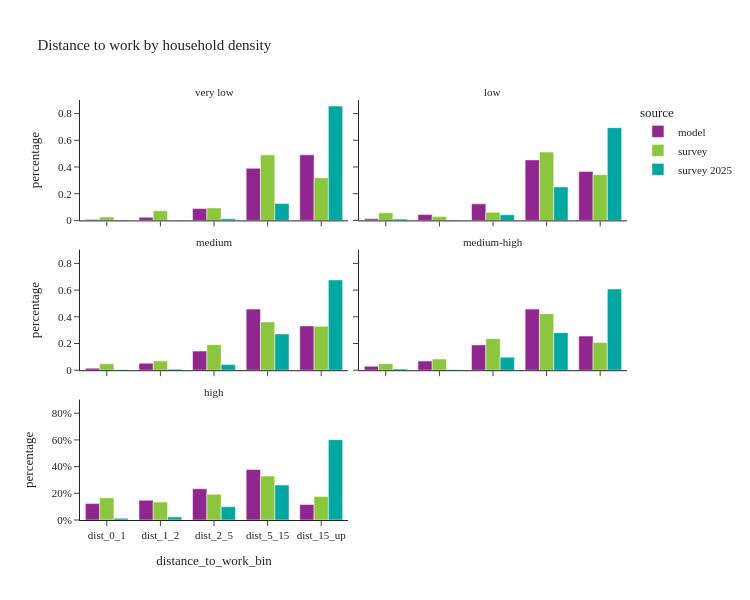

Notebook code for this chart:
### Markdown cell above
- Household density represents the household density of a person's home location

### Code cell
util.plot_share_facetbar(per_data, 'person_weight', share_col="distance_to_work_bin", title="Distance to work by household density", 
                            facet_col="log_hh_1_group", facet_col_wrap=2, height=600, orientation='v')

### Figure 1 — Plotly figure (JSON) as saved in the notebook; plotly's stock layout.template omitted (floating-point values rounded to 4 significant figures)
{"data": [{"alignmentgroup": "True", "customdata": [[1682], [5768], [21768], [96071], [120926]], "hovertemplate": "source=model<br>log_hh_1_group=very low<br>distance_to_work_bin=%{x}<br>percentage=%{y}<br>sample_size=%{customdata[0]}<extra></extra>", "legendgroup": "model", "marker": {"color": "#91268F", "pattern": {"shape": ""}}, "name": "model", "offsetgroup": "model", "orientation": "v", "showlegend": true, "textposition": "auto", "type": "bar", "x": ["dist_0_1", "dist_1_2", "dist_2_5", "dist_5_15", "dist_15_up"], "xaxis": "x5", "y": [0.006831, 0.02343, 0.08841, 0.3902, 0.4911], "yaxis": "y5"}, {"alignmentgroup": "True", "customdata": [[3038], [11410], [32312], [118113], [95703]], "hovertemplate": "source=model<br>log_hh_1_group=low<br>distance_to_work_bin=%{x}<br>percentage=%{y}<br>sample_size=%{customdata[0]}<extra></extra>", "legendgroup": "model", "marker": {"color": "#91268F", "pattern": {"shape": ""}}, "name": "model", "offsetgroup": "model", "orientation": "v", "showlegend": false, "textposition": "auto", "type": "bar", "x": ["dist_0_1", "dist_1_2", "dist_2_5", "dist_5_15", "dist_15_up"], "xaxis": "x6", "y": [0.01166, 0.04379, 0.124, 0.4533, 0.3673], "yaxis": "y6"}, {"alignmentgroup": "True", "customdata": [[7828], [27686], [75558], [241385], [175074]], "hovertemplate": "source=model<br>log_hh_1_group=medium<br>distance_to_work_bin=%{x}<br>percentage=%{y}<br>sample_size=%{customdata[0]}<extra></extra>", "legendgroup": "model", "marker": {"color": "#91268F", "pattern": {"shape": ""}}, "name": "model", "offsetgroup": "model", "orientation": "v", "showlegend": false, "textposition": "auto", "type": "bar", "x": ["dist_0_1", "dist_1_2", "dist_2_5", "dist_5_15", "dist_15_up"], "xaxis": "x3", "y": [0.01484, 0.05248, 0.1432, 0.4576, 0.3319], "yaxis": "y3"}, {"alignmentgroup": "True", "customdata": [[14261], [33586], [92954], [224619], [125268]], "hovertemplate": "source=model<br>log_hh_1_group=medium-high<br>distance_to_work_bin=%{x}<br>percentage=%{y}<br>sample_size=%{customdata[0]}<extra></extra>", "legendgroup": "model", "marker": {"color": "#91268F", "pattern": {"shape": ""}}, "name": "model", "offsetgroup": "model", "orientation": "v", "showlegend": false, "textposition": "auto", "type": "bar", "x": ["dist_0_1", "dist_1_2", "dist_2_5", "dist_5_15", "dist_15_up"], "xaxis": "x4", "y": [0.02906, 0.06845, 0.1894, 0.4578, 0.2553], "yaxis": "y4"}, {"alignmentgroup": "True", "customdata": [[56595], [68169], [107853], [174332], [53552]], "hovertemplate": "source=model<br>log_hh_1_group=high<br>distance_to_work_bin=%{x}<br>percentage=%{y}<br>sample_size=%{customdata[0]}<extra></extra>", "legendgroup": "model", "marker": {"color": "#91268F", "pattern": {"shape": ""}}, "name": "model", "offsetgroup": "model", "orientation": "v", "showlegend": false, "textposition": "auto", "type": "bar", "x": ["dist_0_1", "dist_1_2", "dist_2_5", "dist_5_15", "dist_15_up"], "xaxis": "x", "y": [0.1229, 0.148, 0.2342, 0.3786, 0.1163], "yaxis": "y"}, {"alignmentgroup": "True", "customdata": [[9], [12], [26], [84], [97]], "hovertemplate": "source=survey<br>log_hh_1_group=very low<br>distance_to_work_bin=%{x}<br>percentage=%{y}<br>sample_size=%{customdata[0]}<extra></extra>", "legendgroup": "survey", "marker": {"color": "#8CC63E", "pattern": {"shape": ""}}, "name": "survey", "offsetgroup": "survey", "orientation": "v", "showlegend": true, "textposition": "auto", "type": "bar", "x": ["dist_0_1", "dist_1_2", "dist_2_5", "dist_5_15", "dist_15_up"], "xaxis": "x5", "y": [0.02497, 0.07189, 0.09353, 0.4901, 0.3195], "yaxis": "y5"}, {"alignmentgroup": "True", "customdata": [[13], [9], [32], [110], [66]], "hovertemplate": "source=survey<br>log_hh_1_group=low<br>distance_to_work_bin=%{x}<br>percentage=%{y}<br>sample_size=%{customdata[0]}<extra></extra>", "legendgroup": "survey", "marker": {"color": "#8CC63E", "pattern": {"shape": ""}}, "name": "survey", "offsetgroup": "survey", "orientation": "v", "showlegend": false, "textposition": "auto", "type": "bar", "x": ["dist_0_1", "dist_1_2", "dist_2_5", "dist_5_15", "dist_15_up"], "xaxis": "x6", "y": [0.057, 0.02839, 0.06087, 0.5116, 0.3421], "yaxis": "y6"}, {"alignmentgroup": "True", "customdata": [[43], [31], [79], [219], [141]], "hovertemplate": "source=survey<br>log_hh_1_group=medium<br>distance_to_work_bin=%{x}<br>percentage=%{y}<br>sample_size=%{customdata[0]}<extra></extra>", "legendgroup": "survey", "marker": {"color": "#8CC63E", "pattern": {"shape": ""}}, "name": "survey", "offsetgroup": "survey", "orientation": "v", "showlegend": false, "textposition": "auto", "type": "bar", "x": ["dist_0_1", "dist_1_2", "dist_2_5", "dist_5_15", "dist_15_up"], "xaxis": "x3", "y": [0.04793, 0.06944, 0.1915, 0.3619, 0.3293], "yaxis": "y3"}, {"alignmentgroup": "True", "customdata": [[57], [41], [154], [248], [112]], "hovertemplate": "source=survey<br>log_hh_1_group=medium-high<br>distance_to_work_bin=%{x}<br>percentage=%{y}<br>sample_size=%{customdata[0]}<extra></extra>", "legendgroup": "survey", "marker": {"color": "#8CC63E", "pattern": {"shape": ""}}, "name": "survey", "offsetgroup": "survey", "orientation": "v", "showlegend": false, "textposition": "auto", "type": "bar", "x": ["dist_0_1", "dist_1_2", "dist_2_5", "dist_5_15", "dist_15_up"], "xaxis": "x4", "y": [0.04888, 0.08346, 0.2365, 0.4234, 0.2077], "yaxis": "y4"}, {"alignmentgroup": "True", "customdata": [[259], [190], [332], [407], [173]], "hovertemplate": "source=survey<br>log_hh_1_group=high<br>distance_to_work_bin=%{x}<br>percentage=%{y}<br>sample_size=%{customdata[0]}<extra></extra>", "legendgroup": "survey", "marker": {"color": "#8CC63E", "pattern": {"shape": ""}}, "name": "survey", "offsetgroup": "survey", "orientation": "v", "showlegend": false, "textposition": "auto", "type": "bar", "x": ["dist_0_1", "dist_1_2", "dist_2_5", "dist_5_15", "dist_15_up"], "xaxis": "x", "y": [0.1661, 0.1347, 0.1937, 0.3287, 0.1768], "yaxis": "y"}, {"alignmentgroup": "True", "customdata": [[3], [2], [11], [71], [351]], "hovertemplate": "source=survey 2025<br>log_hh_1_group=very low<br>distance_to_work_bin=%{x}<br>percentage=%{y}<br>sample_size=%{customdata[0]}<extra></extra>", "legendgroup": "survey 2025", "marker": {"color": "#00A7A0", "pattern": {"shape": ""}}, "name": "survey 2025", "offsetgroup": "survey 2025", "orientation": "v", "showlegend": true, "textposition": "auto", "type": "bar", "x": ["dist_0_1", "dist_1_2", "dist_2_5", "dist_5_15", "dist_15_up"], "xaxis": "x5", "y": [0.003895, 0.0001248, 0.01182, 0.1272, 0.8569], "yaxis": "y5"}, {"alignmentgroup": "True", "customdata": [[2], [2], [14], [84], [250]], "hovertemplate": "source=survey 2025<br>log_hh_1_group=low<br>distance_to_work_bin=%{x}<br>percentage=%{y}<br>sample_size=%{customdata[0]}<extra></extra>", "legendgroup": "survey 2025", "marker": {"color": "#00A7A0", "pattern": {"shape": ""}}, "name": "survey 2025", "offsetgroup": "survey 2025", "orientation": "v", "showlegend": false, "textposition": "auto", "type": "bar", "x": ["dist_0_1", "dist_1_2", "dist_2_5", "dist_5_15", "dist_15_up"], "xaxis": "x6", "y": [0.009604, 0.002312, 0.04233, 0.251, 0.6947], "yaxis": "y6"}, {"alignmentgroup": "True", "customdata": [[7], [4], [23], [170], [394]], "hovertemplate": "source=survey 2025<br>log_hh_1_group=medium<br>distance_to_work_bin=%{x}<br>percentage=%{y}<br>sample_size=%{customdata[0]}<extra></extra>", "legendgroup": "survey 2025", "marker": {"color": "#00A7A0", "pattern": {"shape": ""}}, "name": "survey 2025", "offsetgroup": "survey 2025", "orientation": "v", "showlegend": false, "textposition": "auto", "type": "bar", "x": ["dist_0_1", "dist_1_2", "dist_2_5", "dist_5_15", "dist_15_up"], "xaxis": "x3", "y": [0.002772, 0.007487, 0.04236, 0.2713, 0.6761], "yaxis": "y3"}, {"alignmentgroup": "True", "customdata": [[8], [4], [26], [125], [281]], "hovertemplate": "source=survey 2025<br>log_hh_1_group=medium-high<br>distance_to_work_bin=%{x}<br>percentage=%{y}<br>sample_size=%{customdata[0]}<extra></extra>", "legendgroup": "survey 2025", "marker": {"color": "#00A7A0", "pattern": {"shape": ""}}, "name": "survey 2025", "offsetgroup": "survey 2025", "orientation": "v", "showlegend": false, "textposition": "auto", "type": "bar", "x": ["dist_0_1", "dist_1_2", "dist_2_5", "dist_5_15", "dist_15_up"], "xaxis": "x4", "y": [0.009246, 0.003, 0.09752, 0.2813, 0.6089], "yaxis": "y4"}, {"alignmentgroup": "True", "customdata": [[3], [4], [20], [64], [142]], "hovertemplate": "source=survey 2025<br>log_hh_1_group=high<br>distance_to_work_bin=%{x}<br>percentage=%{y}<br>sample_size=%{customdata[0]}<extra></extra>", "legendgroup": "survey 2025", "marker": {"color": "#00A7A0", "pattern": {"shape": ""}}, "name": "survey 2025", "offsetgroup": "survey 2025", "orientation": "v", "showlegend": false, "textposition": "auto", "type": "bar", "x": ["dist_0_1", "dist_1_2", "dist_2_5", "dist_5_15", "dist_15_up"], "xaxis": "x", "y": [0.01337, 0.02324, 0.09985, 0.2617, 0.6019], "yaxis": "y"}], "layout": {"annotations": [{"font": {}, "showarrow": false, "text": "high", "x": 0.245, "xanchor": "center", "xref": "paper", "y": 0.2867, "yanchor": "bottom", "yref": "paper"}, {"font": {}, "showarrow": false, "text": "medium", "x": 0.245, "xanchor": "center", "xref": "paper", "y": 0.6433, "yanchor": "bottom", "yref": "paper"}, {"font": {}, "showarrow": false, "text": "medium-high", "x": 0.755, "xanchor": "center", "xref": "paper", "y": 0.6433, "yanchor": "bottom", "yref": "paper"}, {"font": {}, "showarrow": false, "text": "very low", "x": 0.245, "xanchor": "center", "xref": "paper", "y": 1.0, "yanchor": "bottom", "yref": "paper"}, {"font": {}, "showarrow": false, "text": "low", "x": 0.755, "xanchor": "center", "xref": "paper", "y": 1.0, "yanchor": "bottom", "yref": "paper"}], "barmode": "group", "height": 600, "legend": {"title": {"text": "source"}, "tracegroupgap": 0}, "title": {"text": "Distance to work by household density"}, "width": 750, "xaxis": {"anchor": "y", "domain": [0.0, 0.49], "title": {"text": "distance_to_work_bin"}}, "xaxis2": {"anchor": "y2", "domain": [0.51, 1.0], "matches": "x", "title": {"text": "distance_to_work_bin"}}, "xaxis3": {"anchor": "y3", "domain": [0.0, 0.49], "matches": "x", "showticklabels": false}, "xaxis4": {"anchor": "y4", "domain": [0.51, 1.0], "matches": "x", "showticklabels": false}, "xaxis5": {"anchor": "y5", "domain": [0.0, 0.49], "matches": "x", "showticklabels": false}, "xaxis6": {"anchor": "y6", "domain": [0.51, 1.0], "matches": "x", "showticklabels": false}, "yaxis": {"anchor": "x", "domain": [0.0, 0.2867], "tickformat": ".0%", "title": {"text": "percentage"}}, "yaxis2": {"anchor": "x2", "domain": [0.0, 0.2867], "matches": "y", "showticklabels": false, "tickformat": ".0%"}, "yaxis3": {"anchor": "x3", "domain": [0.3567, 0.6433], "matches": "y", "title": {"text": "percentage"}}, "yaxis4": {"anchor": "x4", "domain": [0.3567, 0.6433], "matches": "y", "showticklabels": false}, "yaxis5": {"anchor": "x5", "domain": [0.7133, 1.0], "matches": "y", "title": {"text": "percentage"}}, "yaxis6": {"anchor": "x6", "domain": [0.7133, 1.0], "matches": "y", "showticklabels": false}}}
